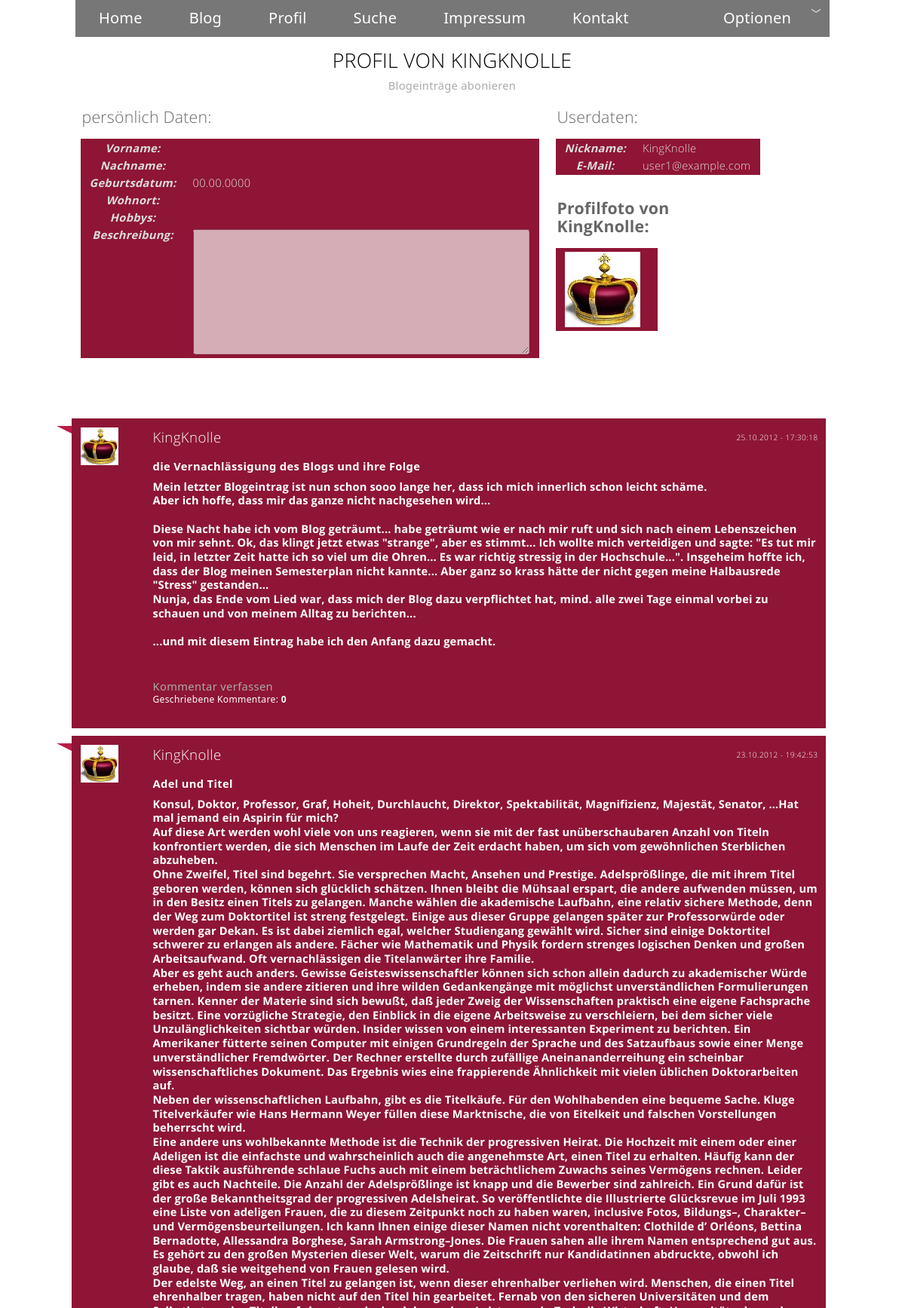
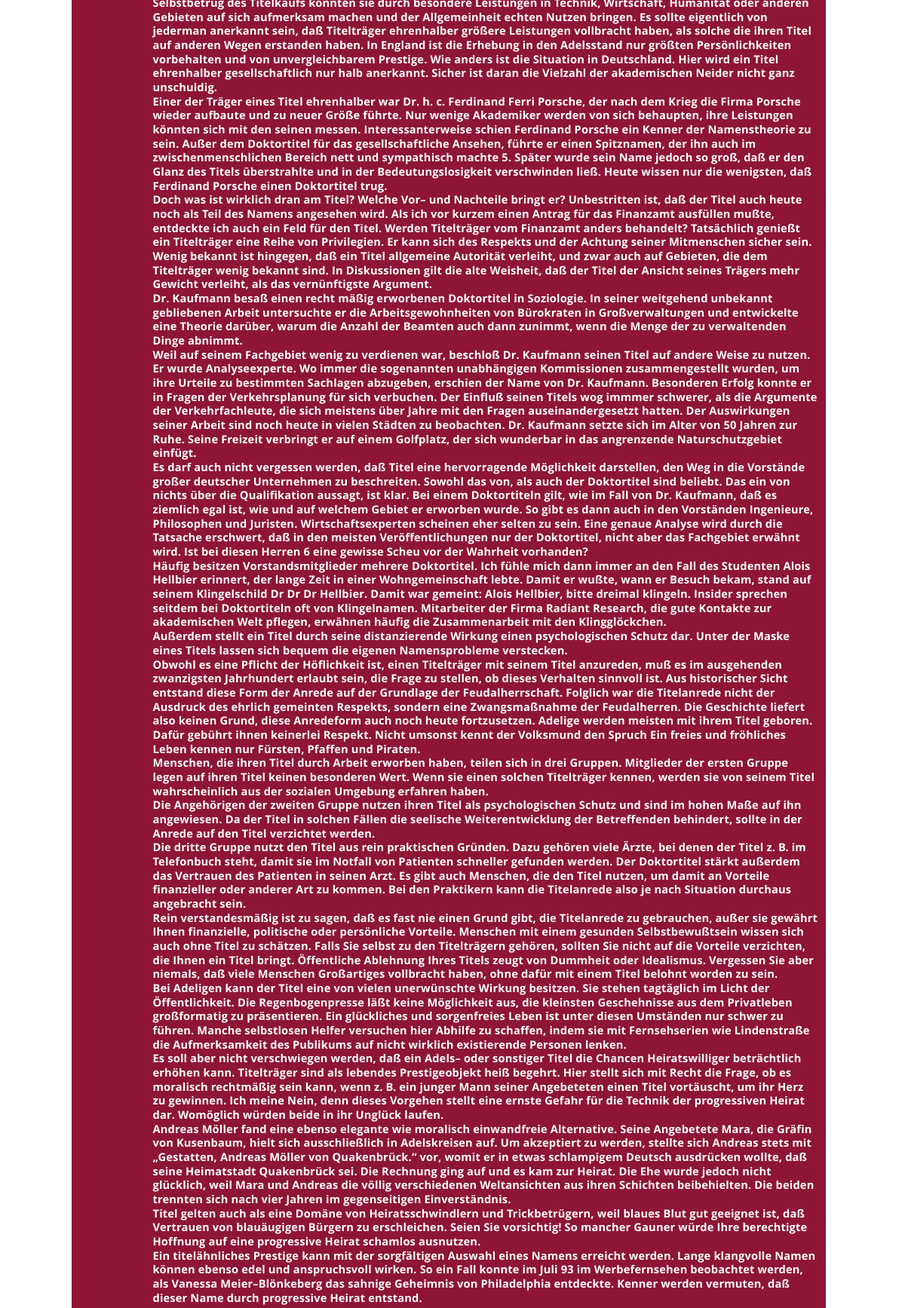
Screenshot of /blogdateien/user.php?user_id=21 (signed in, upper part) with the database file from the repository (2 pictures, top to bottom).
### tables this page shows
CREATE TABLE IF NOT EXISTS `user` (
  `id` int(4) NOT NULL AUTO_INCREMENT,
  `schluessel` varchar(60) NOT NULL,
  `name` varchar(30) NOT NULL,
  `email` varchar(50) NOT NULL,
  `passwort` varchar(60) NOT NULL,
  `vorname` varchar(30) NOT NULL,
  `nachname` varchar(30) NOT NULL,
  `gebDatum` date NOT NULL,
  `wohnort` varchar(30) NOT NULL,
  `hobbys` varchar(50) NOT NULL,
  `beschreibung` text NOT NULL,
  PRIMARY KEY (`id`),
  UNIQUE KEY `email` (`email`),
  UNIQUE KEY `name` (`name`)
);

CREATE TABLE IF NOT EXISTS `blogs` (
  `id` int(9) NOT NULL AUTO_INCREMENT,
  `user_id` int(9) NOT NULL,
  `betreff` varchar(50) NOT NULL,
  `inhalt` text NOT NULL,
  `datum` timestamp NOT NULL DEFAULT CURRENT_TIMESTAMP ON UPDATE CURRENT_TIMESTAMP,
  PRIMARY KEY (`id`)
);

### blogdateien/functions.php (called while the page is built, shortened)
<?php
function getProperty(){
    $args=func_get_args();
    $len=sizeof($args);
    $spalte=implode(",",array_slice($args, 0, $len-3));
    $tabelle=$args[$len-3];
    $suchspalte=$args[$len-2];
    $wert=$args[$len-1];
    $result = mysql_query("SELECT $spalte FROM $tabelle WHERE $suchspalte = '$wert'");
    return $abfrage = mysql_fetch_row($result);
}
function id ($name){
    $a = getProperty('id', 'user', 'name', $name);
    return $a[0];
}
function name ($id){
    $a = getProperty('name', 'user', 'id', $id);
    return $a[0];
}
function email ($id){
    $a = getProperty('email', 'user', 'id', $id);
    return $a[0];
}
?>

### blogdateien/user.php (the view, shortened to what this page needs)
<?php $title="User"; include ("header.php");
$aktuellerUser = $_SESSION['nickname'];
$aktuellerUser_id = id($aktuellerUser);
$id = $_GET["user_id"];
$i = 0;
$name = name($id);
$ersteller = name($id);
$user_id = id($name);
$name_gross = strtoupper ($name);
$email = email($id);
$blog_id = 0;
if ($user_id == id($_SESSION['nickname'])) {$ersteller = "Dir";
    $delete="<a class='fg-color-white pointer' onclick='deleteBlog($blog_id)'>L&ouml;schen</a>";}
else {$ersteller = name($user_id); $delete="";}
$persdaten_abfrage = getProperty('vorname', 'nachname',
                                 'DATE_FORMAT(gebDatum,"%d.%m.%Y") AS datum', 'wohnort',
                                 'hobbys', 'beschreibung', 'user', 'id', $id);
?>
<div align="center">
    <h2>PROFIL VON <?php echo $name_gross;?></h3>
    <a href='abbonieren.php?user_id=<?php echo $user_id; ?>'>Blogeintr&auml;ge abonieren</a></div><br>
</div>
<table>
    <tr>
        <td width="50%">
            <table class='farbeTable'>
            <h3 class="inline">pers&ouml;nlich Daten:</h3><br>
                <tr>
                    <td width="200" align="center"><b><i>Vorname: </i></b></td>
                    <td align="left"><?php echo "$persdaten_abfrage[0]"?> </td>
                </tr>
                <tr>
                    <td width="200" align="center"><b><i>Nachname: </i></b></td>
                    <td align="left"><?php echo "$persdaten_abfrage[1]"?> </td>
                </tr>
                <tr>
                    <td width="200" align="center"><b><i>Geburtsdatum: </i></b></td>
                    <td align="left"><?php echo "$persdaten_abfrage[2]"?> </td>
                </tr>
                <tr>
                    <td width="200" align="center"><b><i>Wohnort: </i></b></td>
                    <td align="left"><?php echo "$persdaten_abfrage[3]"?> </td>
                </tr>
                <tr>
                    <td width="200" align="center"><b><i>Hobbys: </i></b></td>
                    <td align="left"><?php echo "$persdaten_abfrage[4]"?> </td>
                </tr>
                <tr>
                    <td width="200" valign="top" align="center"><b><i>Beschreibung: </i></b></td>
                    <td><textarea class="textfeld" disabled="disabled" cols="50" rows="10" name="text"><?php echo "$persdaten_abfrage[5]"?></textarea></td>
                </tr>
            </table>
            <br><br>
        </td>
        <td valign="top" width="50%">
            <table class='farbeTable'>
            <h3 class="inline">Userdaten:</h3><br>
                <tr>
                    <td width="200" align="center"><b><i>Nickname: </i></b></td>
                    <td align="left"><?php echo "$name"?> </td>
                </tr>
                <tr>
                    <td width="200" align="center"><b><i>E-Mail: </i></b></td>
                    <td align="left"><?php echo "$email"?> </td>
                </tr>
            </table>
            <br><br>
            <table class="farbeTable">
            <h3 class="inline"><b>Profilfoto von <?php echo "$name"?>:</b></h3><br>
                <tr>
                    <td><img src="images/Userbilder/<?php echo $id;?>.jpg"></td>
                </tr>
            </table>
        </td>
    </tr>
</table>
<br><br><br>
<?php
$user_id = $_GET["user_id"];
$a = "SELECT id, betreff, inhalt, DATE_FORMAT(datum,'%d.%m.%Y - %H:%i:%s') AS datum
FROM blogs WHERE user_id = '$user_id' ORDER BY datum DESC";
$b = mysql_query($a);
echo "<table class='zentral farbe replies sticker-left sticker'>";
while ($row = mysql_fetch_object($b)){
    $blog_id = $row->id;
    $betreff = $row->betreff;
    $inhalt = $row->inhalt;
    $datum = $row->datum;
    $x = mysql_query ("SELECT * FROM kommentare WHERE blog_id = '$blog_id'");
    $anzahl = mysql_num_rows($x);
    $y = mysql_query("SELECT DATE_FORMAT(datum,'%d.%m.%Y - %H:%i:%s') AS datum
                     FROM kommentare WHERE blog_id = '$blog_id' ORDER BY datum DESC Limit 1");
    $z = mysql_fetch_row($y);
    $w = $z[0];
    if($w != ""){
        $kommentarVorhanden = "<abc><a href='#'>Kommentare anzeigen</a></abc><z><a href='#'>Kommentare verbergen</a></z> Neuester Eintrag: " . $w;
        $kommentarVerfassen = "";
        }
    else{
        $kommentarVorhanden = "";
        $kommentarVerfassen = "<abc><a href='#'>Kommentar verfassen</a><abc>";
        }
    echo "
        <ul class='replies'>
            <li class='farbeTable'>
                <b class='sticker sticker-left sticker-color-red'></b>
                <div class='avatar'>
                    <img src='images/Userbilder/$id.jpg'>
                </div>
             <div class='reply'>
                <div class='date'>
                    $datum
                </div>
                <div class='author'>
                    $ersteller<br><br>
                </div>
                <div class='text'>
                    <a class='fg-color-white'><b>$betreff</b></a>
                    <h4 class='fg-color-white'>$inhalt</h4><br>
                </div>
                <div class='text'>
                    <br>$kommentarVerfassen<br>
                    Geschriebene Kommentare: <b>$anzahl </b>$kommentarVorhanden
                </div><br>
            </div>
            <zusatzBereich>
                <ul class='comments'>
                    <li class='bg-color-grey'>
                        <b class='sticker sticker-right sticker-color-grey'></b>
                        <div class='avatar'>
                            <img src='images/Userbilder/$aktuellerUser_id.jpg'>
                        </div>
                        <div class='reply'><b>Dein Kommentar</b><br>
                            <form name='kommentar' action='send_comment_home.php?blog_id=$blog_id' method='post' onsubmit='return checkKommentieren($i)'>
                                <div>
                                        <input class='metroSchrift 12' placeholder='Betreff' name='betreff' value='Re: $betreff' size='50' maxlength='50'>
                                </div>
                                <div>
                                        <textarea class='metroSchrift 11' cols='60%' rows='5%' name='text'></textarea>
                                </div>
                                <div>
                                    <input name='submit' type='submit'></td>
                                </div>
                            </form>
                        </div>
                    </li>
                </ul>
    ";
    echo "
                </zusatzBereich>
            </li>
        </ul>
        ";
        $i += 1;
}
include("footer.php");
?>

### rows the page displays
user: name "KINGKNOLLE", email "user1@example.com"
blogs: datum "25.10.2012 - 17:30:18", user.name "KingKnolle", betreff "die Vernachlässigung des Blogs und ihre Folge", inhalt "Mein letzter Blogeintrag ist nun schon sooo lange her, dass ich mich innerlich schon leicht schäme. Aber ich hoffe, dass mir das ganze nicht nachgesehen wird... Diese Nacht habe ich vom Blog geträumt... habe geträumt wie er nach mir ruft und sich nach einem Lebenszeichen von mir sehnt. Ok, das klingt jetzt etwas \"strange\", aber es stimmt... Ich wollte mich verteidigen und sagte: \"Es tut mir leid, in letzter Zeit hatte ich so viel um die Ohren... Es war richtig stressig in der Hochschule...\". Insgeheim hoffte ich, dass der Blog meinen Semesterplan nicht kannte... Aber ganz so krass hätte der nicht gegen meine Halbausrede \"Stress\" gestanden... Nunja, das Ende vom Lied war, dass mich der Blog…", shows "Kommentar verfassen", anzahl "0"
blogs: datum "23.10.2012 - 19:42:53", user.name "KingKnolle", betreff "Adel und Titel", inhalt "Konsul, Doktor, Professor, Graf, Hoheit, Durchlaucht, Direktor, Spektabilität, Magnifizienz, Majestät, Senator, …Hat mal jemand ein Aspirin für mich? Auf diese Art werden wohl viele von uns reagieren, wenn sie mit der fast unüberschaubaren Anzahl von Titeln konfrontiert werden, die sich Menschen im Laufe der Zeit erdacht haben, um sich vom gewöhnlichen Sterblichen abzuheben. Ohne Zweifel, Titel sind begehrt. Sie versprechen Macht, Ansehen und Prestige. Adelsprößlinge, die mit ihrem Titel geboren werden, können sich glücklich schätzen. Ihnen bleibt die Mühsaal erspart, die andere aufwenden müssen, um in den Besitz einen Titels zu gelangen. Manche wählen die akademische Laufbahn, eine relativ…"

### other values shown
$persdaten_abfrage[2] "00.00.0000"
$name "KingKnolle"
